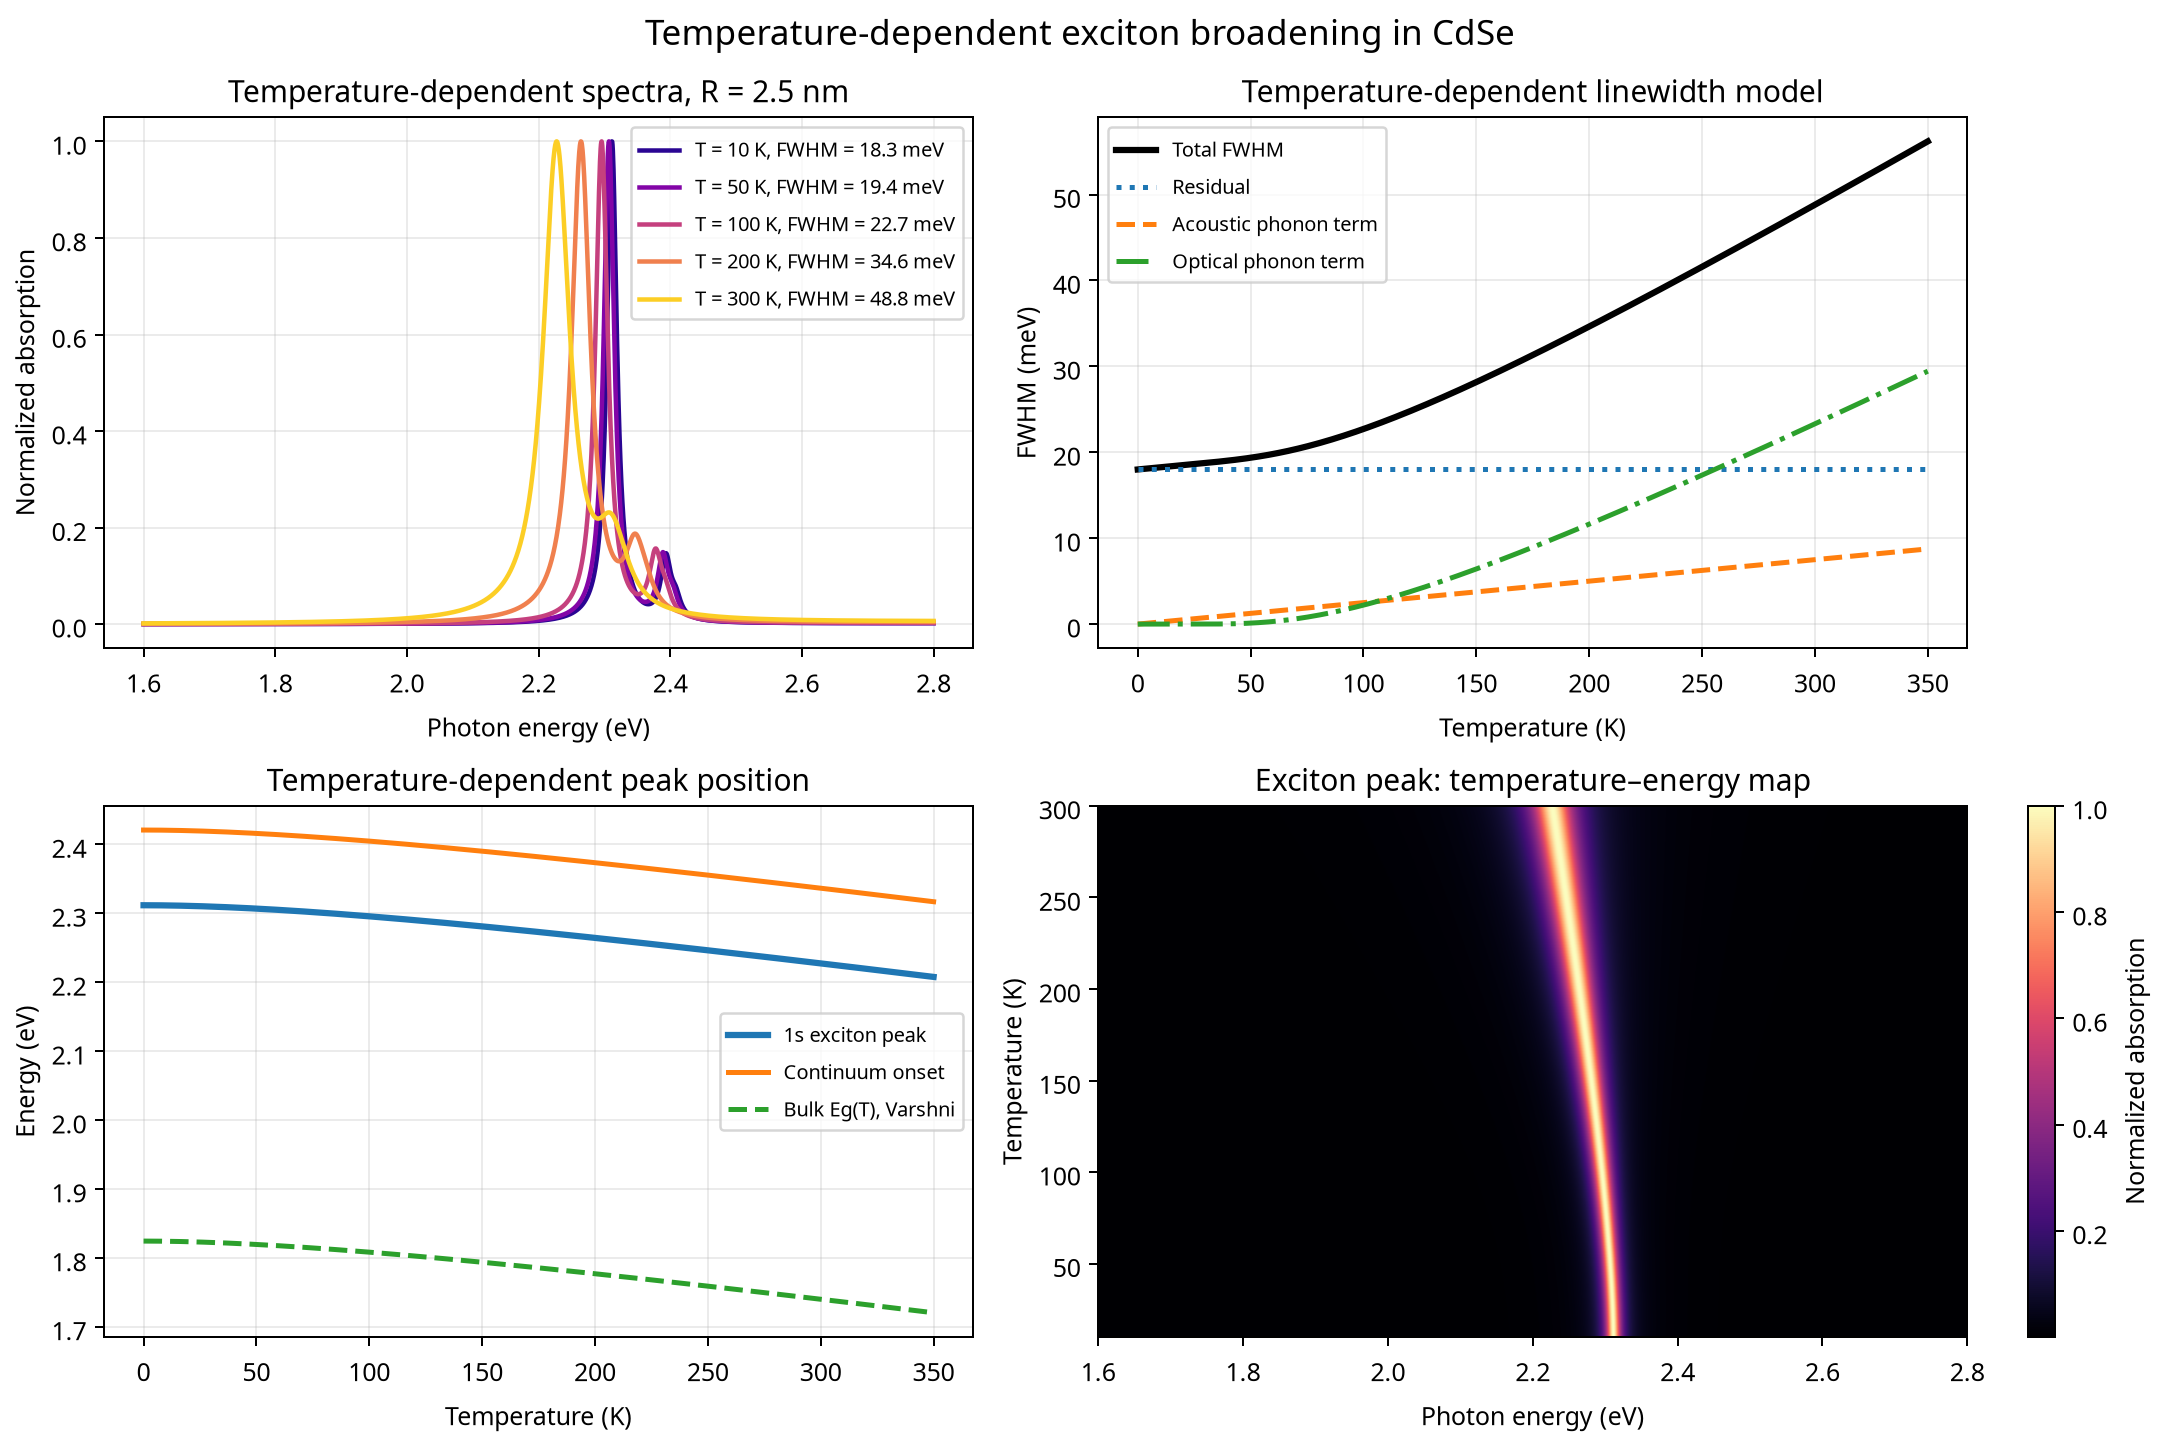

Recreate this plot in Python.
"""
Temperature-dependent exciton absorption spectra
--------------------------------------------------
ไฟล์ส่วนขยายของ quantum_confinement_exciton_spectra.py
สำหรับสาธิตผลของอุณหภูมิต่อ

1) band-gap shift ด้วย Varshni-type model
2) homogeneous linewidth/broadening จาก acoustic และ optical phonons
3) exciton absorption spectra ที่ทั้งเลื่อนตำแหน่งและกว้างขึ้นตามอุณหภูมิ
4) temperature-energy map ของ absorption spectrum

คำเตือน: เป็น pedagogical model ไม่ใช่ many-body calculation ของวัสดุจริง
"""

import numpy as np
import matplotlib.pyplot as plt

import quantum_confinement_exciton_spectra as base

# Boltzmann constant ในหน่วย eV/K
K_B_EV_PER_K = 8.617333262e-5

# พารามิเตอร์ CdSe แบบประมาณสำหรับการสาธิต
MATERIAL_T = dict(base.MATERIAL)
MATERIAL_T.update(
    {
        # Eg_reference_eV คือ band gap ที่อุณหภูมิอ้างอิง T_reference_K
        "Eg_reference_eV": base.MATERIAL["Eg_bulk_eV"],
        "T_reference_K": 300.0,
        # Varshni parameters: ใช้เป็นค่าตัวอย่าง ไม่ใช่ค่าที่ fit กับ sample ใดโดยเฉพาะ
        "varshni_alpha_eV_per_K": 4.5e-4,
        "varshni_beta_K": 180.0,
        # linewidth model: FWHM(T) = residual + acoustic*T + LO occupation term
        "linewidth_residual_meV": 18.0,
        "acoustic_slope_meV_per_K": 0.025,
        "LO_phonon_energy_meV": 25.0,
        "LO_coupling_meV": 38.0,
    }
)


def varshni_term_eV(temperature_K, material=MATERIAL_T):
    """คำนวณ Varshni term alpha*T^2/(T+beta) ในหน่วย eV."""
    temperature = np.asarray(temperature_K, dtype=float)
    alpha = material["varshni_alpha_eV_per_K"]
    beta = material["varshni_beta_K"]
    return alpha * temperature**2 / (temperature + beta)


def bulk_bandgap_temperature_eV(temperature_K, material=MATERIAL_T):
    """คำนวณ bulk band gap ที่อุณหภูมิ T โดยอ้างอิงค่า Eg ที่ T_reference.

    ใช้รูปแบบ Varshni แบบ relative เพื่อให้ค่า band gap ที่ T_reference_K
    เท่ากับ Eg_reference_eV พอดี:

    Eg(T) = Eg(Tref) + VarshniTerm(Tref) - VarshniTerm(T)
    """
    temperature = np.asarray(temperature_K, dtype=float)
    reference_temperature = material["T_reference_K"]
    reference_gap = material["Eg_reference_eV"]
    return (
        reference_gap
        + varshni_term_eV(reference_temperature, material)
        - varshni_term_eV(temperature, material)
    )


def phonon_broadening_components_meV(
    temperature_K,
    material=MATERIAL_T,
):
    """แยกองค์ประกอบของ FWHM temperature-dependent broadening.

    แบบจำลองเชิงสาธิต:

    FWHM(T) = Gamma_res
              + Gamma_acoustic(T)
              + Gamma_LO * n_LO(T)

    โดย n_LO(T) = 1/[exp(E_LO/(k_B*T)) - 1]
    """
    temperature = np.asarray(temperature_K, dtype=float)
    temperature_nonnegative = np.maximum(temperature, 0.0)

    residual = np.full_like(
        temperature_nonnegative,
        material["linewidth_residual_meV"],
        dtype=float,
    )
    acoustic = material["acoustic_slope_meV_per_K"] * temperature_nonnegative

    phonon_energy_eV = material["LO_phonon_energy_meV"] / 1000.0
    occupation = np.zeros_like(temperature_nonnegative, dtype=float)
    positive_temperature = temperature_nonnegative > 0
    with np.errstate(over="ignore", divide="ignore", invalid="ignore"):
        exponent = phonon_energy_eV / (
            K_B_EV_PER_K * temperature_nonnegative[positive_temperature]
        )
        occupation[positive_temperature] = 1.0 / np.expm1(exponent)

    optical = material["LO_coupling_meV"] * occupation
    total = residual + acoustic + optical

    return {
        "residual_meV": residual,
        "acoustic_meV": acoustic,
        "optical_phonon_meV": optical,
        "total_fwhm_meV": total,
        "LO_occupation": occupation,
    }


def temperature_dependent_exciton_levels_eV(
    radius_nm,
    temperature_K,
    material=MATERIAL_T,
    n_max=3,
):
    """คำนวณ exciton levels เมื่อรวม temperature-dependent bulk gap."""
    continuum = float(bulk_bandgap_temperature_eV(temperature_K, material))
    continuum += float(
        base.confinement_energy_eV(radius_nm, material["m_e_eff"])
    )
    continuum += float(
        base.confinement_energy_eV(radius_nm, material["m_h_eff"])
    )

    # ในรุ่นนี้ถือว่า dielectric constant และ Coulomb correction คงที่ตาม T
    binding = float(
        base.coulomb_correction_eV(
            radius_nm, material["relative_permittivity"]
        )
    )
    n = np.arange(1, n_max + 1, dtype=float)
    energies = continuum - binding / n**2
    strengths = 1.0 / n**3
    return energies, strengths, continuum, binding


def temperature_dependent_absorption_spectrum(
    energy_grid_eV,
    radius_nm,
    temperature_K,
    material=MATERIAL_T,
    n_max=3,
    linewidth_meV=None,
    include_continuum=True,
    continuum_strength=0.10,
):
    """สร้าง exciton absorption spectrum ที่ขึ้นกับอุณหภูมิ.

    หาก linewidth_meV=None จะใช้ linewidth ที่คำนวณจาก phonon model
    หากระบุค่า linewidth_meV จะใช้ค่าคงที่นั้นเพื่อเปรียบเทียบกับกรณี
    ที่มี temperature-dependent peak position แต่ไม่มี thermal broadening
    """
    energy = np.asarray(energy_grid_eV, dtype=float)
    levels, strengths, continuum, binding = (
        temperature_dependent_exciton_levels_eV(
            radius_nm,
            temperature_K,
            material=material,
            n_max=n_max,
        )
    )

    components = phonon_broadening_components_meV(temperature_K, material)
    if linewidth_meV is None:
        fwhm_meV = float(np.asarray(components["total_fwhm_meV"]))
    else:
        fwhm_meV = float(linewidth_meV)

    absorption = np.zeros_like(energy)
    for level, strength in zip(levels, strengths):
        absorption += strength * base.lorentzian(
            energy,
            level,
            fwhm_meV / 1000.0,
        )

    if include_continuum:
        excess = np.maximum(energy - continuum, 0.0)
        continuum_profile = np.sqrt(excess)
        if np.max(continuum_profile) > 0:
            continuum_profile = continuum_profile / np.max(continuum_profile)
        absorption += continuum_strength * continuum_profile

    maximum = np.max(absorption)
    if maximum > 0:
        absorption = absorption / maximum

    return absorption, {
        "levels_eV": levels,
        "strengths": strengths,
        "continuum_eV": continuum,
        "binding_eV": binding,
        "temperature_K": temperature_K,
        "linewidth_fwhm_meV": fwhm_meV,
        "linewidth_components": components,
        "bulk_bandgap_eV": float(
            np.asarray(bulk_bandgap_temperature_eV(temperature_K, material))
        ),
    }


def make_temperature_figure(
    material=MATERIAL_T,
    radius_nm=2.5,
    output_file=None,
):
    """สร้างกราฟ 4 แผงสำหรับสอน temperature-dependent broadening."""
    energy_grid = np.linspace(1.60, 2.80, 2400)
    temperatures = np.array([10.0, 50.0, 100.0, 200.0, 300.0])
    colors = plt.cm.plasma(np.linspace(0.05, 0.90, len(temperatures)))

    fig, axes = plt.subplots(2, 2, figsize=(12, 8), constrained_layout=True)

    # แผง 1: peak shift + thermal broadening
    ax = axes[0, 0]
    for temperature, color in zip(temperatures, colors):
        spectrum, metadata = temperature_dependent_absorption_spectrum(
            energy_grid,
            radius_nm,
            temperature,
            material=material,
            n_max=3,
            linewidth_meV=None,
            include_continuum=True,
            continuum_strength=0.06,
        )
        ax.plot(
            energy_grid,
            spectrum,
            color=color,
            linewidth=1.8,
            label=(
                f"T = {temperature:.0f} K, "
                f"FWHM = {metadata['linewidth_fwhm_meV']:.1f} meV"
            ),
        )
    ax.set_title(f"Temperature-dependent spectra, R = {radius_nm:.1f} nm")
    ax.set_xlabel("Photon energy (eV)")
    ax.set_ylabel("Normalized absorption")
    ax.grid(alpha=0.25)
    ax.legend(fontsize=8)

    # แผง 2: linewidth components
    ax = axes[0, 1]
    temperature_grid = np.linspace(0.0, 350.0, 400)
    components = phonon_broadening_components_meV(temperature_grid, material)
    ax.plot(
        temperature_grid,
        components["total_fwhm_meV"],
        color="black",
        linewidth=2.5,
        label="Total FWHM",
    )
    ax.plot(
        temperature_grid,
        components["residual_meV"],
        linestyle=":",
        linewidth=2,
        label="Residual",
    )
    ax.plot(
        temperature_grid,
        components["acoustic_meV"],
        linestyle="--",
        linewidth=2,
        label="Acoustic phonon term",
    )
    ax.plot(
        temperature_grid,
        components["optical_phonon_meV"],
        linestyle="-.",
        linewidth=2,
        label="Optical phonon term",
    )
    ax.set_title("Temperature-dependent linewidth model")
    ax.set_xlabel("Temperature (K)")
    ax.set_ylabel("FWHM (meV)")
    ax.grid(alpha=0.25)
    ax.legend(fontsize=8)

    # แผง 3: peak energy and Varshni band gap
    ax = axes[1, 0]
    peak_energies = []
    continuum_energies = []
    bulk_gaps = []
    for temperature in temperature_grid:
        levels, _, continuum, _ = temperature_dependent_exciton_levels_eV(
            radius_nm,
            temperature,
            material=material,
            n_max=1,
        )
        peak_energies.append(levels[0])
        continuum_energies.append(continuum)
        bulk_gaps.append(bulk_bandgap_temperature_eV(temperature, material))
    ax.plot(
        temperature_grid,
        peak_energies,
        color="tab:blue",
        linewidth=2.5,
        label="1s exciton peak",
    )
    ax.plot(
        temperature_grid,
        continuum_energies,
        color="tab:orange",
        linewidth=2,
        label="Continuum onset",
    )
    ax.plot(
        temperature_grid,
        bulk_gaps,
        color="tab:green",
        linestyle="--",
        linewidth=2,
        label="Bulk Eg(T), Varshni",
    )
    ax.set_title("Temperature-dependent peak position")
    ax.set_xlabel("Temperature (K)")
    ax.set_ylabel("Energy (eV)")
    ax.grid(alpha=0.25)
    ax.legend(fontsize=8)

    # แผง 4: heatmap temperature-energy map
    ax = axes[1, 1]
    map_temperatures = np.linspace(10.0, 300.0, 180)
    spectra = []
    for temperature in map_temperatures:
        spectrum, _ = temperature_dependent_absorption_spectrum(
            energy_grid,
            radius_nm,
            temperature,
            material=material,
            n_max=1,
            linewidth_meV=None,
            include_continuum=False,
        )
        spectra.append(spectrum)
    spectra = np.asarray(spectra)
    image = ax.imshow(
        spectra,
        origin="lower",
        aspect="auto",
        extent=[
            energy_grid[0],
            energy_grid[-1],
            map_temperatures[0],
            map_temperatures[-1],
        ],
        cmap="magma",
    )
    ax.set_title("Exciton peak: temperature–energy map")
    ax.set_xlabel("Photon energy (eV)")
    ax.set_ylabel("Temperature (K)")
    fig.colorbar(image, ax=ax, label="Normalized absorption")

    fig.suptitle(
        f"Temperature-dependent exciton broadening in {material['name']}",
        fontsize=14,
    )
    if output_file is not None:
        fig.savefig(output_file, dpi=180)
    return fig


def print_temperature_table(
    temperatures_K,
    radius_nm=2.5,
    material=MATERIAL_T,
):
    """พิมพ์ตารางสรุปผลอุณหภูมิสำหรับใช้ในชั้นเรียน."""
    print(f"วัสดุ: {material['name']}, radius = {radius_nm:.2f} nm")
    print(
        "\nT (K) | Eg_bulk (eV) | 1s peak (eV) | "
        "FWHM (meV) | wavelength (nm)"
    )
    print("-" * 76)
    for temperature in temperatures_K:
        _, metadata = temperature_dependent_absorption_spectrum(
            np.linspace(1.5, 3.5, 2000),
            radius_nm,
            temperature,
            material=material,
            n_max=1,
        )
        peak_energy = metadata["levels_eV"][0]
        print(
            f"{temperature:5.1f} | "
            f"{metadata['bulk_bandgap_eV']:12.4f} | "
            f"{peak_energy:12.4f} | "
            f"{metadata['linewidth_fwhm_meV']:11.2f} | "
            f"{base.wavelength_nm(peak_energy):14.1f}"
        )


if __name__ == "__main__":
    sample_temperatures_K = np.array([10.0, 50.0, 100.0, 200.0, 300.0])
    print_temperature_table(sample_temperatures_K)

    output_file = "quantum_confinement_temperature_exciton.png"
    make_temperature_figure(
        MATERIAL_T,
        radius_nm=2.5,
        output_file=output_file,
    )
    print(f"\nบันทึกกราฟแล้วที่: {output_file}")

    # ใช้ plt.show() เมื่อต้องการแสดงกราฟใน Jupyter หรือเครื่องที่มี GUI
    plt.show()
